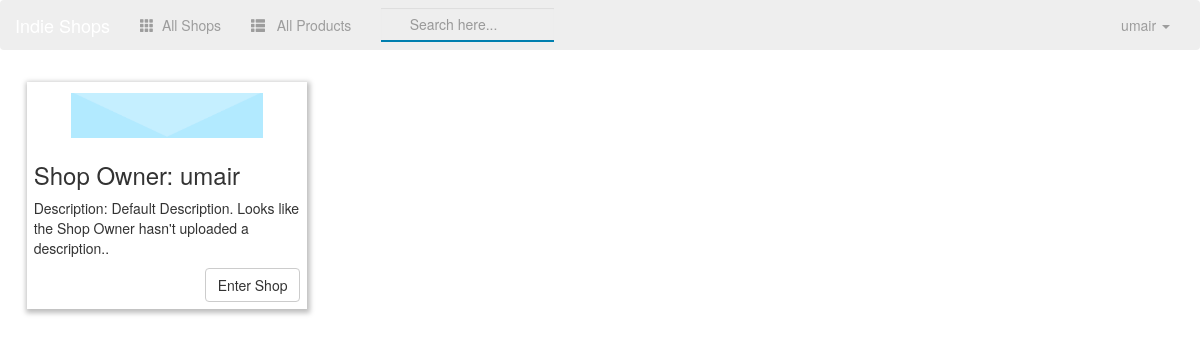
/shop/ (signed in), run on the app's committed database.
### shop/models.py (models this page shows, shortened)
class Shop(models.Model):
    name = models.CharField(max_length=150)
    owner = models.OneToOneField(User, related_name="owner")
    description = models.TextField(max_length=5000, default="Default Description. Looks like the Shop Owner hasn't uploaded a description..")
    shop_logo = models.FileField()
    def create_shop(sender, **kwargs):
        user = kwargs["instance"]
        if kwargs["created"]:
            up = Shop(owner=user)
            up.save()
    post_save.connect(create_shop, sender=User)
    @property
    def shop_logo_img(self):
        default_path = '/static/shop/images/dft/no-img.png'
        if self.shop_logo:
            return self.shop_logo.url
        else:
            return default_path

### shop/views.py (the view)
class IndexView(ListView):
    template_name = 'shop/index.html'
    context_object_name = 'shop_list'
    def get_queryset(self):
        return Shop.objects.all()

### shop/templates/shop/index.html (shortened to what this page needs)
{% extends 'shop/base.html' %}
{% block main-content %}
    {% for shop in shop_list %}
            <div class="card-container">
                <div class="thumbnail card-image">
                    <img src="{{ shop.shop_logo_img }}" class="img-responsive">
                </div>
                <div class="caption">
                    <h3>Shop Owner: {{ shop.owner }}</h3>
                    <p>Description: {{ shop.description }}</p>
                </div>
                <a href="{% url 'shop:detail' shop.id %}"><button type="button" class="btn btn-default pull-right">Enter Shop</button></a>
            </div>
    {% endfor %}
{% endblock %}

### shop/templates/shop/base.html (shortened to what this page needs)
<!doctype html>
<html>
    <head>
        {% load staticfiles %}
        <link rel="stylesheet" href="https://maxcdn.bootstrapcdn.com/bootstrap/3.3.7/css/bootstrap.min.css">
        <link rel="stylesheet" type="text/css" href="{% static 'shop/style.css' %}" />
    </head>
    <body>
        <nav class="navbar navbar-inverse job-nav">
            <div class="container-fluid">
                <div class="navbar-header">
                    <a class="navbar-brand" href="{% url 'shop:index' %}">Indie Shops</a>
                </div>
                <div class="collapse navbar-collapse" id="topNavBar">
                    <ul class="nav navbar-nav">
                        <li class="" >
                            <a href="{% url 'shop:index' %} ">
                                <span class="glyphicon glyphicon-th" aria-hidden="true"></span> &nbsp;All Shops
                            </a>
                        </li>
                        <li class="" >
                            <a href="{% url  'shop:all-products' %}">
                                <span class="glyphicon glyphicon-th-list" aria-hidden="true"></span> &nbsp; All Products
                            </a>
                        </li>
                    </ul>
                    <form class="navbar-form navbar-left" role="search" method="get" action="{% url 'shop:search' %}">
                        <div class="form-group">
                            <input type="text" class="form-control searchBox" name="search" value="" placeholder="Search here...">
                        </div>
                    </form>
                    <ul class="nav navbar-nav navbar-right">
                    {% if user.is_authenticated %}
                        <li class="dropdown">
                            <a href="#" class="dropdown-toggle" data-toggle="dropdown" role="button" aria-haspopup="true" aria-expanded="false">{{user}} <span class="caret"></span></a>
                    {% endif %}
                </div>
            </div>
        </nav>
        <div class="container-fluid">
            {% block main-content %}
            {% endblock %}
        </div>
    </body>
</html>

### shop/static/shop/style.css (style rules this page uses)
.card-container { -webkit-box-shadow: 1px 2px 5px 2px rgba(0,0,0,0.26); -moz-box-shadow: 1px 2px 5px 2px rgba(0,0,0,0.26); box-shadow: 1px 2px 5px 2px rgba(0,0,0,0.26); padding: .5em; width: 24%; float:left; margin: 1%; }
.card-image { border: none; max-width: 75%; margin-left: 12.5%; }
.job-nav { background: #eee; border: none; }
.searchBox { border: none; border-radius: 0; background-color: inherit; padding: 1%; border-bottom: solid 2px #007faf; text-indent: 1.9em; }

### data on the page
Shop: shop_logo_img (picture), owner "umair", description "Default Description. Looks like the Shop Owner hasn't uploaded a description.."

### other printed values
{{ user }} "umair"
